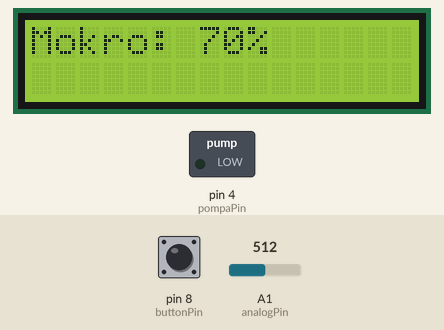
Simulated run of this sketch. Board: Arduino Uno, built with avr-gcc and run on an emulated ATmega328P. On the bench: 16×2 character LCD, switched loads named in the sketch (green lamp = pin HIGH). The test bench sets the inputs (shaded band); at power-on: A1 (analogPin) = 512, pin 8 (buttonPin) HIGH. What the sketch prints to the serial monitor is not drawn.

Above: at 1.2 s.
1.3 s: A1 (analogPin) set to 782
At 2.5 s:
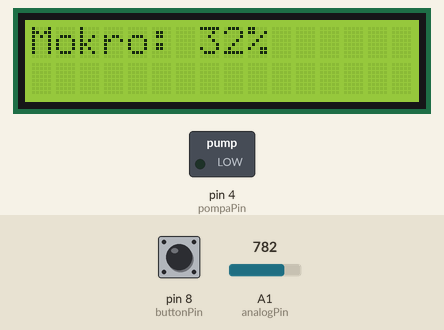
3.1 s: A1 (analogPin) set to 811
At 3.5 s:
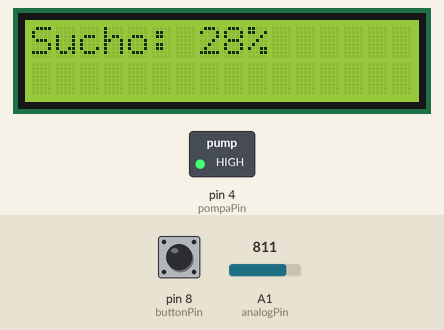
5.1 s: A1 (analogPin) set to 900
At 7.0 s:
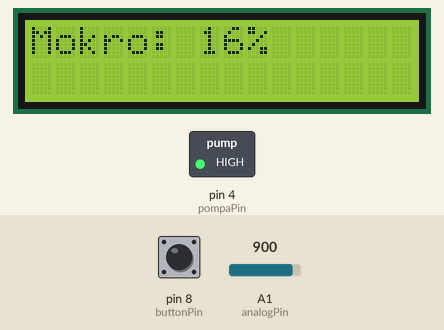
Timing chart, 0 to 8.5 s (numbered marks = the images above; inputs shaded):
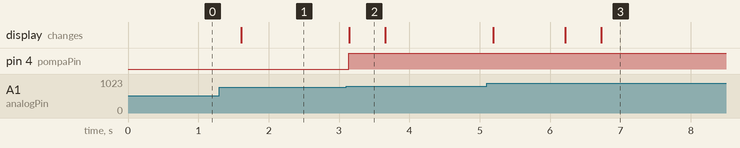

Measured:
- the behaviour switches between 793 and 794 on A1 (analogPin) (found by bisection; images 1 and 2)
- after the input at 1.3 s, the display: changes after 0.31 s (image 1)
- after the input at 3.1 s, pin 4 (pompaPin): LOW → HIGH at once; the display: changes after 0.05 s (image 2)
- after the input at 5.1 s, the display: changes after 0.09 s (image 3)
- what the display in image 2 shows lasts 0.6 s, from 3.1 s to 3.7 s

The sketch:

sketch_may11a.ino
```cpp
#include <LiquidCrystal_I2C.h>
#include <Servo.h>

LiquidCrystal_I2C lcd(0x27, 16, 2);

// PIN CYFROWY I PRÓG WILGOTNOŚCI
const int analogPin = A1;
const int prog = 30;

// POMPA
const int pompaPin = 4;
bool pompaDziala = false;

// PRZYCISK
const int buttonPin = 8;
int ostatniStan = HIGH;

void setup() {
  Serial.begin(9600);
  lcd.init();
  lcd.backlight();

  // PINY
  pinMode(pompaPin, OUTPUT);
  pinMode(buttonPin, INPUT_PULLUP);

  digitalWrite(pompaPin, LOW);
}

// SPRAWDZANIE WILGOTNOŚCI
void sucho_mokro(int wilgotnosc_) {
  // TIMER
  static unsigned long start = 0;

  // STAN GLEBY
  static bool ostatniSucho = false;
  bool aktualnySucho = wilgotnosc_ <= prog;

  if (aktualnySucho != ostatniSucho) {
    lcd.clear();
    ostatniSucho = aktualnySucho;
  }

  // PRZYCISK - PODLEJ TERAZ
  int przyciskStan = digitalRead(buttonPin);

  // KROK 2: Żeby przycisk załapał przy delay(500), musisz go przytrzymać przez pół sekundy!
  if (przyciskStan == LOW && ostatniStan == HIGH && !pompaDziala) {
    start = millis();
    pompaDziala = true;
    digitalWrite(pompaPin, HIGH);
  }
  ostatniStan = przyciskStan;

  // TIMER
  if (millis() - start >= 3000 && pompaDziala) {
    pompaDziala = false;
    digitalWrite(pompaPin, LOW);
  }

  // SUCHO
  if (wilgotnosc_ <= prog && !pompaDziala) {
    start = millis();
    pompaDziala = true;
    digitalWrite(pompaPin, HIGH);

    lcd.setCursor(0, 0);
    lcd.print("Sucho: ");
    lcd.print(wilgotnosc_);
    lcd.print("% ");

  // MOKRO
  } else {
    if (millis() - start >= 3000) {
      pompaDziala = false;
      digitalWrite(pompaPin, LOW);
    }

    lcd.setCursor(0, 0);
    lcd.print("Mokro: ");
    lcd.print(wilgotnosc_);
    lcd.print("% ");
  }
}

void loop() {
  // ODCZYT WILGOTNOŚCI
  int wilgotnosc = analogRead(analogPin);
  int wilgotnosc_ = map(wilgotnosc, 1015, 300, 0, 100);
  wilgotnosc_ = constrain(wilgotnosc_, 0, 100);

  Serial.println(wilgotnosc);
  Serial.println(wilgotnosc_);

  sucho_mokro(wilgotnosc_);
  delay(500); // Przez to musisz przytrzymać przycisk chwilę dłużej, żeby Arduino go zauważyło
}
```
